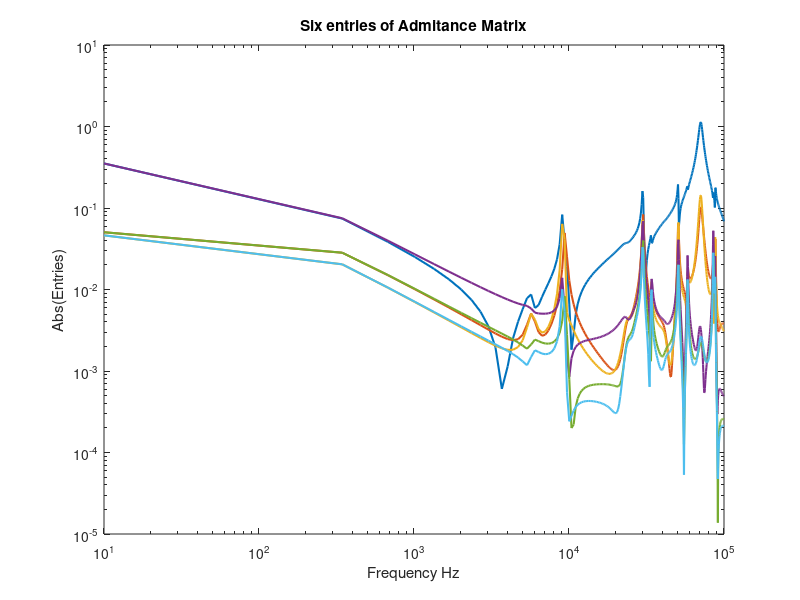

Write MATLAB code to recreate this figure. (Note: this script raises an error after producing the figure.)
% ex4a.m             
%
% Fitting 1st column of the admittance matrix of 6-terminal system 
% (power system distribution network)
%
% -Reading frequency admittance matrix Y(s) from disk.
% -Extracting 1st column: f(s) (contains 6 elements)
% -Fitting f(s) using vectfit3.m 
%   -Initial poles: 25 linearly spaced complex pairs (N=50)
%   -5 iterations
%
% This example script is part of the vector fitting package (VFIT3.zip) 
% Last revised: 08.08.2008. 
% Created by:   Bjorn Gustavsen.
%
close all;clear all;
%clear all;
clc;

disp('Reading data from file ...') %--> s(1,Ns), bigY(Nc,Nc,Ns)
fid1=fopen('fdne.txt','r');
Nc=fscanf(fid1,'%f',1);
Ns=fscanf(fid1,'%f',1);
bigY=zeros(Nc,Nc,Ns); s=zeros(1,Ns);
for k=1:Ns
  s(k)=fscanf(fid1,'%e',1);
  for row=1:Nc
    for col=1:Nc
      dum1=fscanf(fid1,'%e',1);
      dum2=fscanf(fid1,'%e',1);   
      bigY(row,col,k)=dum1+j*dum2;
    end
  end
end
s=i*s;
fclose(fid1);

%Extracting first column:
for n=1:Nc
  f(n,:)=squeeze(bigY(n,1,:)).';
end  
freq=s/(2*pi*1i);
%Introduction Figure
figure()
loglog(freq,abs(f),'Linewidth',1.5)
title('Six entries of Admitance Matrix')
xlabel('Frequency Hz')
ylabel('Abs(Entries)')

%Approximate the 6 functions with miAAA and 10 Lawson iternations
[aaafl,wjl,aaaf,zj,wj,fj,err] = miaaa(f,s,1e-6,true,10);
wden = wj(1:length(zj)); wnum = wj(length(zj)+1:end);
[poles_aaa,res_aaa,pfaaaf,~,bestpoly]=properrational(zj.',wnum,wden,fj.',aaaf,s);

%Figure miAAA 
figure()
semilogx(freq,abs(f-aaafl)+10^-13,'Linewidth',1.5)
title('miAAA approximation errors tol=10^{-6}')
xlabel('Frequency Hz')
ylabel('Error')
legend('|f_1(Z)-B_1(Z)|','|f_2(Z)-B_2(Z)|','|f_3(Z)-B_3(Z)|','|f_4(Z)-B_4(Z)|','|f_5(Z)-B_5(Z)|','|f_6(Z)-B_6(Z)|')

%Figure MIMO Lawson
figure()
plot(freq,max(abs(f-aaafl),[],1)+10^-13,'b',freq,max(abs(f-aaaf),[],1)+10^-13,'r','Linewidth',1.5)
title('miAAA-L Errors tol=10^{-6}')
xlabel('Frequency Hz')
ylabel('Max Error')
legend('miAAA-L','miAAA')

%Approximate the six functions with smiAAA with 10 Lawson iternations
[saaafl,swj,saaaf,szj,swj,sfj,serr] = smiaaa(f,s,1e-6,true,10,1);
swden = swj; swnum = swj;
[spoles_aaa,sres_aaa,spfaaaf,~,sbestpoly]=properrational(szj.',swnum,swden,sfj.',saaaf,s);

%Figure smiAAA 
figure()
semilogy(freq,abs(f-saaafl)+10^-13,'Linewidth',1.5)
title('smiAAA approximation errors tol=10^{-6}')
xlabel('Frequency Hz')
ylabel('Error')
legend('|f_1(Z)-B_1(Z)|','|f_2(Z)-B_2(Z)|','|f_3(Z)-B_3(Z)|','|f_4(Z)-B_4(Z)|','|f_5(Z)-B_5(Z)|','|f_6(Z)-B_6(Z)|') 

%Figure stable MIMO Lawson
figure()
plot(freq,max(abs(f-saaafl),[],1)+10^-13,'b',freq,max(abs(f-saaaf),[],1)+10^-13,'r','Linewidth',1.5)
title('smiAAA-L Errors tol=10^{-6}')
xlabel('Frequency Hz')
ylabel('Max Error')
legend('smiAAA-L','smiAAA')

%Figure Partial Fractions smiAAA
figure();
loglog(freq,abs(saaaf-spfaaaf),'Linewidth',1.5)
legend('|B_1(Z)-pf_1(Z)|','|B_2(Z)-pf_2(Z)|','|B_3(Z)-pf_3(Z)|','|B_4(Z)-pf_4(Z)|','|B_5(Z)-pf_5(Z)|','|B_6(Z)-pf_6(Z)|')
xlabel('Frequency Hz')
ylabel('Error')
title('Error in Partial Fraction Conversion smiAAA')

%Figure Pole Comparison
figure();
scatter(real(poles_aaa),imag(poles_aaa),'rx','Linewidth',2);hold on;
scatter(real(spoles_aaa),imag(spoles_aaa),'bo','Linewidth',2)
legend('miAAA poles','smiAAApoles')

